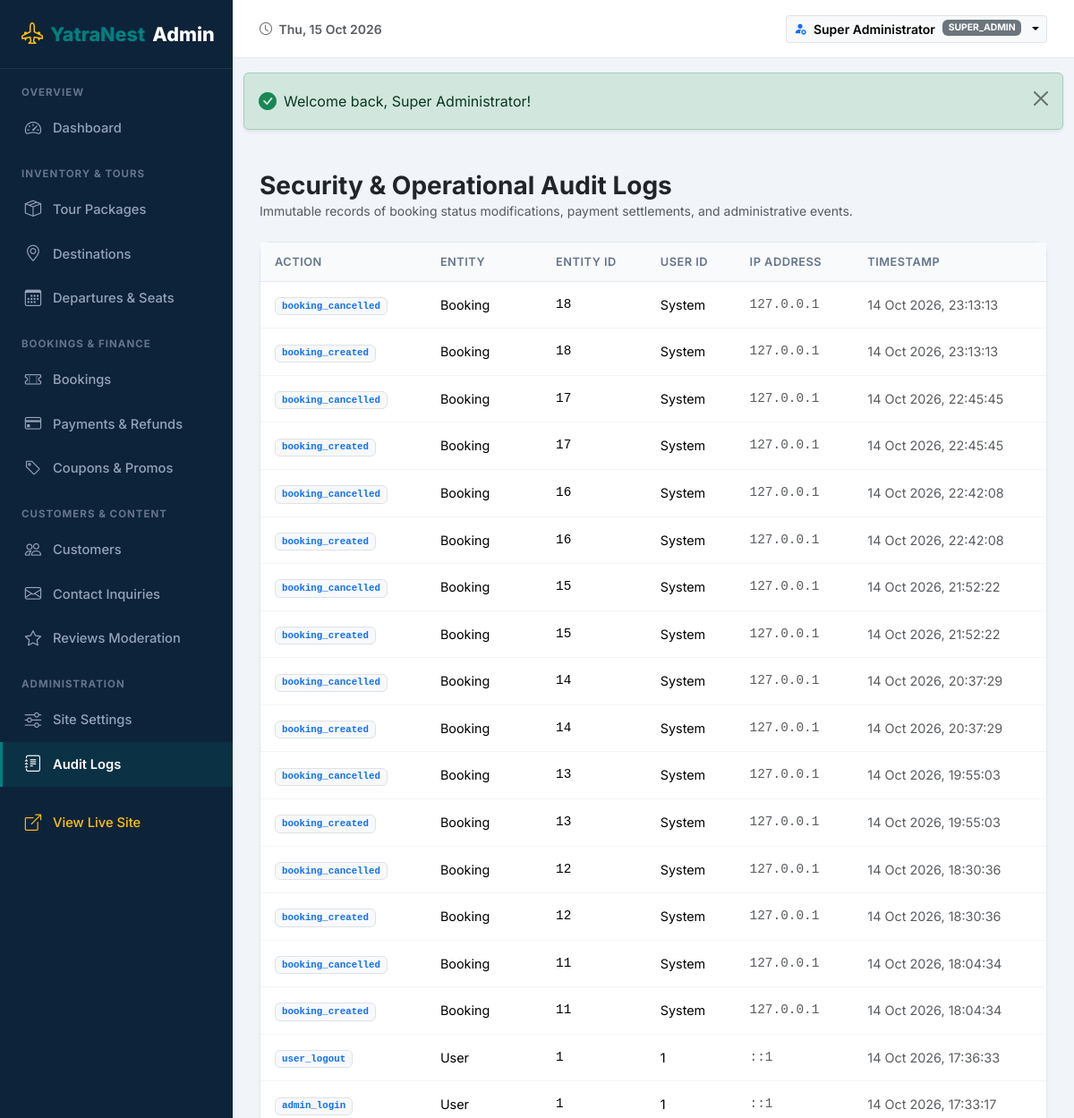
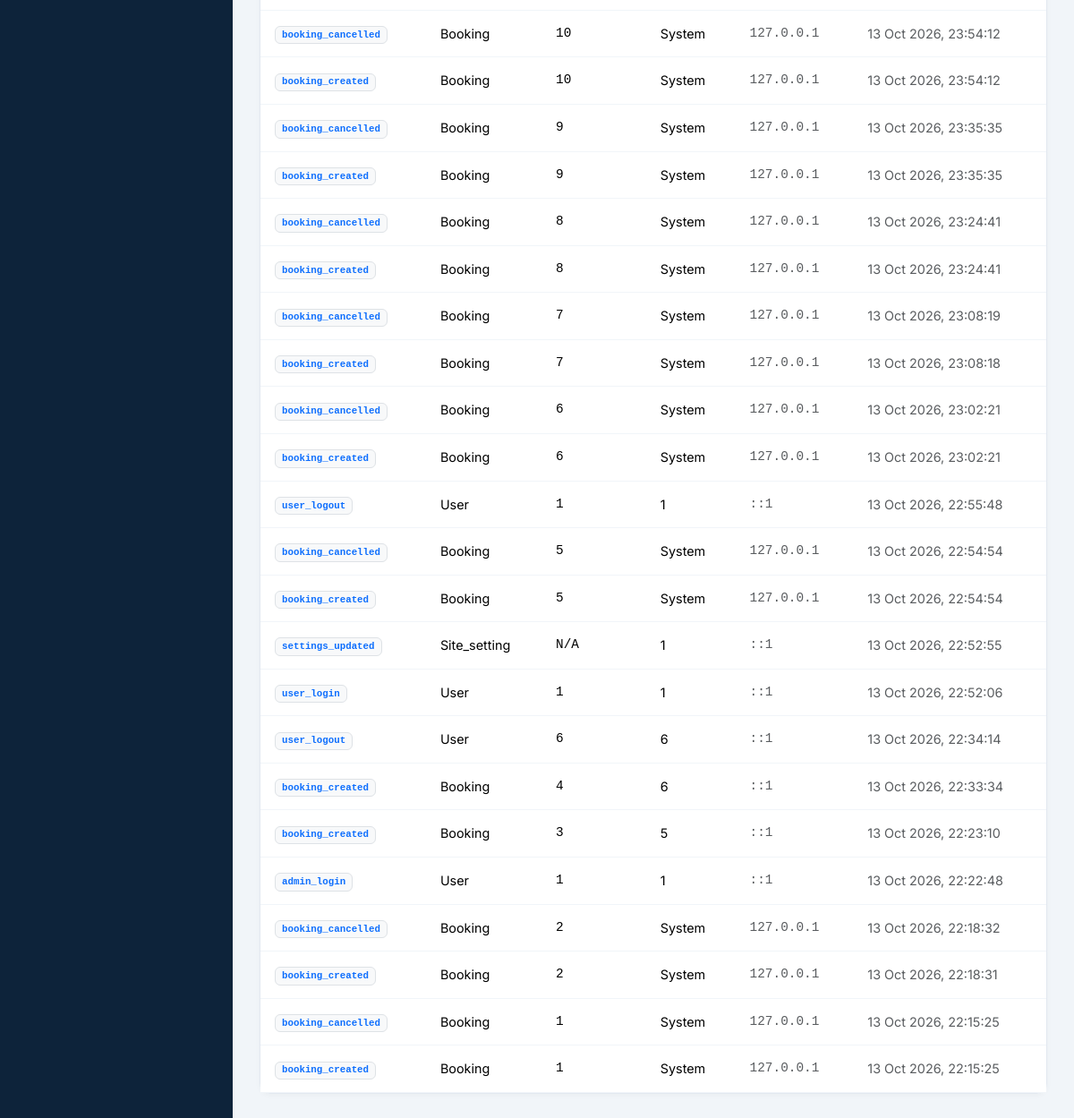
The page /admin/audit (signed in) on the database its author committed (2 pictures, top to bottom).
### tables this page shows
CREATE TABLE `users` (
  `id` int(10) unsigned NOT NULL AUTO_INCREMENT,
  `name` varchar(150) NOT NULL,
  `email` varchar(191) NOT NULL,
  `phone` varchar(25) DEFAULT NULL,
  `password_hash` varchar(255) NOT NULL,
  `status` enum('active','suspended') DEFAULT 'active',
  `avatar` varchar(255) DEFAULT NULL,
  `created_at` timestamp NOT NULL DEFAULT current_timestamp(),
  `updated_at` timestamp NOT NULL DEFAULT current_timestamp() ON UPDATE current_timestamp(),
  PRIMARY KEY (`id`),
  UNIQUE KEY `email` (`email`),
  KEY `idx_users_email` (`email`),
  KEY `idx_users_status` (`status`)
);

CREATE TABLE `audit_logs` (
  `id` int(10) unsigned NOT NULL AUTO_INCREMENT,
  `user_id` int(10) unsigned DEFAULT NULL,
  `action` varchar(100) NOT NULL,
  `entity_type` varchar(100) DEFAULT NULL,
  `entity_id` int(10) unsigned DEFAULT NULL,
  `old_values` longtext DEFAULT NULL CHECK (json_valid(`old_values`)),
  `new_values` longtext DEFAULT NULL CHECK (json_valid(`new_values`)),
  `ip_address` varchar(45) DEFAULT NULL,
  `user_agent` text DEFAULT NULL,
  `created_at` timestamp NOT NULL DEFAULT current_timestamp(),
  PRIMARY KEY (`id`),
  KEY `idx_audit_action` (`action`),
  KEY `idx_audit_user` (`user_id`)
);

### app/Core/View.php (called while the page is built, shortened)
<?php
class View {
    private string $viewsPath;
    public function __construct(string $viewsPath) {
        $this->viewsPath = rtrim($viewsPath, '/\\');
    }
    public function render(string $view, array $data = [], ?string $layout = 'main'): void {
        $viewFile = $this->viewsPath . '/' . str_replace('.', '/', $view) . '.php';
        extract($data, EXTR_SKIP);
        require $viewFile;
        $layoutFile = $this->viewsPath . '/layouts/' . $layout . '.php';
        require $layoutFile;
    }
}

### app/Core/App.php (called while the page is built, shortened)
<?php
class App {
    private static ?self $instance = null;
    private Router $router;
    private Auth $auth;
    private View $view;
    public function __construct(string $basePath) {
        self::$instance = $this;
        $this->basePath = rtrim($basePath, '/\\');
        $this->auth = new Auth();
        $this->router = new Router();
        $this->view = new View($this->basePath . '/app/Views');
    }
    public static function getInstance(): self {
        return self::$instance ?? new self(dirname(__DIR__, 2));
    }
    public function getAuth(): Auth {
        return $this->auth;
    }
    public function renderView(string $view, array $data = [], ?string $layout = 'main'): void {
        $this->view->render($view, $data, $layout);
    }
    public function run(): void {
        $request = Request::createFromGlobals();
        $response = new Response();
        try {
            $this->router->dispatch($request, $response);
        } catch (\Throwable $e) {
            Logger::error("Unhandled exception: " . $e->getMessage(), [
                'file' => $e->getFile(),
                'line' => $e->getLine(),
                'trace' => $e->getTraceAsString(),
            ]);
            if (config('app.debug', false)) {
                $response->setStatusCode(500);
                view('front/errors/500', [
                    'title' => 'Server Error',
                    'message' => $e->getMessage(),
                    'trace' => $e->getTraceAsString(),
                    'file' => $e->getFile(),
                    'line' => $e->getLine()
                ]);
            } else {
                $response->setStatusCode(500);
                view('front/errors/500', [
                    'title' => 'Server Error',
                    'message' => 'An unexpected error occurred. Please try again later.'
                ]);
            }
        }
    }
}

### app/Helpers/Helpers.php (called while the page is built, shortened)
<?php
if (!function_exists('app')) {
    function app(): App {
        return App::getInstance();
    }
}
if (!function_exists('e')) {
    function e(?string $value): string {
        return htmlspecialchars((string)($value ?? ''), ENT_QUOTES | ENT_SUBSTITUTE, 'UTF-8');
    }
}
if (!function_exists('auth')) {
    function auth(): Auth {
        return app()->getAuth();
    }
}
if (!function_exists('format_date')) {
    function format_date(?string $date, string $format = 'd M Y'): string {
        try {
            $dt = new \DateTime($date);
            return $dt->format($format);
        } catch (\Exception $e) {
            return $date;
        }
    }
}
if (!function_exists('view')) {
    function view(string $viewPath, array $data = [], ?string $layout = 'main'): void {
        App::getInstance()->renderView($viewPath, $data, $layout);
    }
}

### app/Core/Controller.php (called while the page is built, shortened)
<?php
abstract class Controller {
    protected function render(string $view, array $data = [], ?string $layout = 'main'): void {
        view($view, $data, $layout);
    }
}

### app/Controllers/Admin/AuditLogController.php (called while the page is built, shortened)
<?php
class AuditLogController extends Controller {
    public function index(Request $request, Response $response): void {
        $auditModel = new AuditLog();
        $logs = $auditModel->all('id DESC');
        $this->render('admin/audit/index', [
            'title' => 'Security Audit Logs',
            'logs' => array_slice($logs, 0, 100)
        ], 'admin');
    }
}

### app/Core/Router.php (called while the page is built, shortened)
<?php
class Router {
    private array $routes = [];
    private function addRoute(string $method, string $path, array|callable $handler, array $middleware = []): void {
        $path = '/' . trim($path, '/');
        $pattern = preg_replace('/\{([a-zA-Z0-9_]+)\}/', '(?P<$1>[^/]+)', $path);
        $regex = '#^' . $pattern . '$#';
        $this->routes[] = [
            'method' => strtoupper($method),
            'path' => $path,
            'regex' => $regex,
            'handler' => $handler,
            'middleware' => $middleware,
        ];
    }
    public function dispatch(Request $request, Response $response): mixed {
        $requestMethod = $request->getMethod();
        $requestPath = $request->getPath();
        foreach ($this->routes as $route) {
            if ($route['method'] !== $requestMethod) {
                continue;
            }
            if (preg_match($route['regex'], $requestPath, $matches)) {
                $params = [];
                foreach ($route['middleware'] as $mw) {
                    $mwInstance = is_string($mw) ? new $mw() : $mw;
                    $result = $mwInstance->handle($request, $response);
                }
                $handler = $route['handler'];
                if (is_array($handler) && count($handler) === 2) {
                    [$class, $action] = $handler;
                    $controller = new $class();
                    return call_user_func_array([$controller, $action], array_merge([$request, $response], array_values($params)));
                }
            }
        }
        return null;
    }
}

### public/index.php (called while the page is built, shortened)
<?php
require_once dirname(__DIR__) . '/app/Helpers/Helpers.php';
$app = new App(dirname(__DIR__));
$app->run();

### app/Core/Database.php (called while the page is built, shortened)
<?php
class Database {
    private static ?PDO $instance = null;
    public static function getConnection(): PDO {
        if (self::$instance === null) {
            $config = config('database');
            $dsn = sprintf(
                "mysql:host=%s;port=%d;dbname=%s;charset=%s",
                $config['host'] ?? '127.0.0.1',
                $config['port'] ?? 3306,
                $config['database'] ?? 'yatranest_db',
                $config['charset'] ?? 'utf8mb4'
            );
            try {
                self::$instance = new PDO(
                    $dsn,
                    $config['username'] ?? 'root',
                    $config['password'] ?? '',
                    $config['options'] ?? [
                        PDO::ATTR_ERRMODE => PDO::ERRMODE_EXCEPTION,
                        PDO::ATTR_DEFAULT_FETCH_MODE => PDO::FETCH_ASSOC,
                        PDO::ATTR_EMULATE_PREPARES => false,
                    ]
                );
                $offsetSecs = (int)date('Z');
                $offsetHours = (int)($offsetSecs / 3600);
                $offsetMins = (int)(abs($offsetSecs) % 3600 / 60);
                $tzString = sprintf('%s%02d:%02d', $offsetHours >= 0 ? '+' : '-', abs($offsetHours), $offsetMins);
                self::$instance->exec("SET time_zone = '$tzString'");
            } catch (PDOException $e) {
                Logger::error("MySQL connection failed: " . $e->getMessage() . " - Activating automatic SQLite fallback.");
                try {
                    $sqlitePath = dirname(__DIR__, 2) . '/storage/database.sqlite';
                    $needSeed = !file_exists($sqlitePath) || filesize($sqlitePath) < 1000;
                    if (!file_exists($sqlitePath)) {
                        @mkdir(dirname($sqlitePath), 0777, true);
                        touch($sqlitePath);
                    }
                    self::$instance = new PDO("sqlite:" . $sqlitePath);
                    self::$instance->setAttribute(PDO::ATTR_ERRMODE, PDO::ERRMODE_EXCEPTION);
                    self::$instance->setAttribute(PDO::ATTR_DEFAULT_FETCH_MODE, PDO::FETCH_ASSOC);
                    SqliteSeeder::registerFunctions(self::$instance);
                    if ($needSeed) {
                        SqliteSeeder::seed(self::$instance);
                    } else {
                        SqliteSeeder::checkAndRepairSchema(self::$instance);
                    }
                    return self::$instance;
                } catch (\Throwable $fallbackEx) {
                    Logger::error("SQLite fallback failed: " . $fallbackEx->getMessage());
                    SetupHandler::handle($e, $config);
                }
            }
        }
        return self::$instance;
    }
}

### app/Core/Model.php (called while the page is built, shortened)
<?php
abstract class Model {
    protected string $table;
    public function getDb(): PDO {
        return Database::getConnection();
    }
    public function all(string $orderBy = 'id DESC'): array {
        $stmt = $this->getDb()->query("SELECT * FROM `{$this->table}` ORDER BY $orderBy");
        return $stmt->fetchAll();
    }
}

### app/Core/Session.php (called while the page is built, shortened)
<?php
class Session {
    public static function get(string $key, mixed $default = null): mixed {
        return $_SESSION[$key] ?? $default;
    }
    public static function has(string $key): bool {
        return isset($_SESSION[$key]);
    }
}

### app/Core/Auth.php (called while the page is built, shortened)
<?php
class Auth {
    private ?array $currentUser = null;
    public function check(): bool {
        return Session::has('user_id');
    }
    public function id(): ?int {
        return Session::get('user_id');
    }
    public function user(): ?array {
        if ($this->currentUser === null) {
            $db = Database::getConnection();
            $stmt = $db->prepare("
                SELECT u.*, GROUP_CONCAT(r.name) as roles_list
                FROM users u
                LEFT JOIN user_roles ur ON u.id = ur.user_id
                LEFT JOIN roles r ON ur.role_id = r.id
                WHERE u.id = :id AND u.status = 'active'
                GROUP BY u.id
            ");
            $stmt->execute([':id' => $this->id()]);
            $user = $stmt->fetch();
            if ($user) {
                $user['roles'] = !empty($user['roles_list']) ? explode(',', $user['roles_list']) : [];
                $this->currentUser = $user;
            } else {
                $this->logout();
            }
        }
        return $this->currentUser;
    }
    public function hasRole(string ...$roles): bool {
        $user = $this->user();
        if (in_array('super_admin', $user['roles'], true)) {
            return true;
        }
        return false;
    }
    public function isAdmin(): bool {
        return $this->hasRole('super_admin', 'booking_manager', 'content_manager');
    }
}

### app/Middleware/AdminMiddleware.php (called while the page is built, shortened)
<?php
class AdminMiddleware {
    public function handle(Request $request, Response $response): bool {
        if (!auth()->isAdmin()) {
            Session::setFlash('error', 'Access denied. You do not have administrative privileges.');
            $response->redirect('/');
            return false;
        }
        return true;
    }
}

### app/Views/admin/audit/index.php (the view)
<div class="d-flex justify-content-between align-items-center mb-4">
    <div>
        <h3 class="fw-bold text-dark m-0">Security & Operational Audit Logs</h3>
        <p class="text-muted small m-0">Immutable records of booking status modifications, payment settlements, and administrative events.</p>
    </div>
</div>
<div class="admin-card">
    <div class="table-responsive">
        <table class="table admin-table mb-0 align-middle">
            <thead>
                <tr>
                    <th>Action</th>
                    <th>Entity</th>
                    <th>Entity ID</th>
                    <th>User ID</th>
                    <th>IP Address</th>
                    <th>Timestamp</th>
                </tr>
            </thead>
            <tbody>
                <?php if (empty($logs)): ?>
                <tr><td colspan="6" class="text-center py-4 text-muted">No audit events recorded.</td></tr>
                <?php else: ?>
                <?php foreach ($logs as $log): ?>
                <tr>
                    <td>
                        <span class="badge bg-light text-primary border font-monospace"><?= e($log['action']) ?></span>
                    </td>
                    <td class="small text-capitalize"><?= e($log['entity_type'] ?? 'General') ?></td>
                    <td class="small font-monospace"><?= e((string)($log['entity_id'] ?? 'N/A')) ?></td>
                    <td class="small"><?= e((string)($log['user_id'] ?? 'System')) ?></td>
                    <td class="small font-monospace text-muted"><?= e($log['ip_address'] ?? '127.0.0.1') ?></td>
                    <td class="small text-muted"><?= format_date($log['created_at'], 'd M Y, H:i:s') ?></td>
                </tr>
                <?php endforeach; ?>
                <?php endif; ?>
            </tbody>
        </table>
    </div>
</div>

### app/Views/partials/admin_navbar.php (shortened to what this page needs)
<?php
$user = auth()->user();
?>
<header class="admin-header">
    <div class="d-flex align-items-center gap-3">
        <span class="fw-semibold text-muted small d-none d-sm-inline">
            <i class="bi bi-clock me-1"></i> <?= date('D, d M Y') ?>
        </span>
    </div>
    <div class="d-flex align-items-center gap-3">
        <div class="dropdown">
            <button class="btn btn-sm btn-light border dropdown-toggle d-flex align-items-center gap-2" type="button" data-bs-toggle="dropdown">
                <i class="bi bi-person-fill-gear text-primary"></i>
                <span class="fw-semibold"><?= e($user['name'] ?? 'Admin') ?></span>
                <span class="badge bg-secondary text-uppercase" style="font-size: 0.65rem;">
                    <?= e($user['roles'][0] ?? 'Admin') ?>
                </span>
            </button>
        </div>
    </div>
</header>

### public/assets/css/admin.css (style rules this page uses)
:root { --admin-sidebar-bg: #0d233a; --admin-sidebar-hover: #17375a; --admin-sidebar-active: #008080; --admin-header-height: 65px; --admin-sidebar-width: 260px; }
body.admin-body { background-color: #f1f5f9; font-family: 'Inter', -apple-system, BlinkMacSystemFont, 'Segoe UI', Roboto, sans-serif; color: #1e293b; }
.admin-header { height: var(--admin-header-height); background-color: #ffffff; border-bottom: 1px solid #e2e8f0; display: flex; align-items: center; justify-content: space-between; padding: 0 30px; position: sticky; top: 0; z-index: 99; }
.admin-card { background: #ffffff; border: 1px solid #e2e8f0; border-radius: 12px; box-shadow: 0 2px 6px rgba(0,0,0,0.03); margin-bottom: 24px; }
.admin-table th { background-color: #f8fafc; font-size: 0.8rem; text-transform: uppercase; letter-spacing: 0.5px; color: #64748b; font-weight: 600; padding: 12px 16px; border-bottom: 1px solid #e2e8f0; }
.admin-table td { padding: 14px 16px; vertical-align: middle; border-bottom: 1px solid #f1f5f9; font-size: 0.9rem; }

### rows shown on the page
users: name "Super Administrator"
audit_logs: action "booking_cancelled", entity_type "Booking", entity "18", user "System", ip_address "127.0.0.1", created_at "14 Oct 2026, 23:13:13"
audit_logs: action "booking_created", entity_type "Booking", entity "18", user "System", ip_address "127.0.0.1", created_at "14 Oct 2026, 23:13:13"
audit_logs: action "booking_cancelled", entity_type "Booking", entity "17", user "System", ip_address "127.0.0.1", created_at "14 Oct 2026, 22:45:45"
audit_logs: action "booking_created", entity_type "Booking", entity "17", user "System", ip_address "127.0.0.1", created_at "14 Oct 2026, 22:45:45"
audit_logs: action "booking_cancelled", entity_type "Booking", entity "16", user "System", ip_address "127.0.0.1", created_at "14 Oct 2026, 22:42:08"
audit_logs: action "booking_created", entity_type "Booking", entity "16", user "System", ip_address "127.0.0.1", created_at "14 Oct 2026, 22:42:08"
audit_logs: action "booking_cancelled", entity_type "Booking", entity "15", user "System", ip_address "127.0.0.1", created_at "14 Oct 2026, 21:52:22"
audit_logs: action "booking_created", entity_type "Booking", entity "15", user "System", ip_address "127.0.0.1", created_at "14 Oct 2026, 21:52:22"
audit_logs: action "booking_cancelled", entity_type "Booking", entity "14", user "System", ip_address "127.0.0.1", created_at "14 Oct 2026, 20:37:29"
audit_logs: action "booking_created", entity_type "Booking", entity "14", user "System", ip_address "127.0.0.1", created_at "14 Oct 2026, 20:37:29"
audit_logs: action "booking_cancelled", entity_type "Booking", entity "13", user "System", ip_address "127.0.0.1", created_at "14 Oct 2026, 19:55:03"
audit_logs: action "booking_created", entity_type "Booking", entity "13", user "System", ip_address "127.0.0.1", created_at "14 Oct 2026, 19:55:03"
audit_logs: action "booking_cancelled", entity_type "Booking", entity "12", user "System", ip_address "127.0.0.1", created_at "14 Oct 2026, 18:30:36"
audit_logs: action "booking_created", entity_type "Booking", entity "12", user "System", ip_address "127.0.0.1", created_at "14 Oct 2026, 18:30:36"
audit_logs: action "booking_cancelled", entity_type "Booking", entity "11", user "System", ip_address "127.0.0.1", created_at "14 Oct 2026, 18:04:34"
audit_logs: action "booking_created", entity_type "Booking", entity "11", user "System", ip_address "127.0.0.1", created_at "14 Oct 2026, 18:04:34"
audit_logs: action "user_logout", entity_type "User", entity "1", user "1", ip_address "::1", created_at "14 Oct 2026, 17:36:33"
audit_logs: action "admin_login", entity_type "User", entity "1", user "1", ip_address "::1", created_at "14 Oct 2026, 17:33:17"
audit_logs: action "booking_cancelled", entity_type "Booking", entity "10", user "System", ip_address "127.0.0.1", created_at "13 Oct 2026, 23:54:12"
audit_logs: action "booking_created", entity_type "Booking", entity "10", user "System", ip_address "127.0.0.1", created_at "13 Oct 2026, 23:54:12"
audit_logs: action "booking_cancelled", entity_type "Booking", entity "9", user "System", ip_address "127.0.0.1", created_at "13 Oct 2026, 23:35:35"
audit_logs: action "booking_created", entity_type "Booking", entity "9", user "System", ip_address "127.0.0.1", created_at "13 Oct 2026, 23:35:35"
audit_logs: action "booking_cancelled", entity_type "Booking", entity "8", user "System", ip_address "127.0.0.1", created_at "13 Oct 2026, 23:24:41"
audit_logs: action "booking_created", entity_type "Booking", entity "8", user "System", ip_address "127.0.0.1", created_at "13 Oct 2026, 23:24:41"
audit_logs: action "booking_cancelled", entity_type "Booking", entity "7", user "System", ip_address "127.0.0.1", created_at "13 Oct 2026, 23:08:19"
audit_logs: action "booking_created", entity_type "Booking", entity "7", user "System", ip_address "127.0.0.1", created_at "13 Oct 2026, 23:08:18"
audit_logs: action "booking_cancelled", entity_type "Booking", entity "6", user "System", ip_address "127.0.0.1", created_at "13 Oct 2026, 23:02:21"
audit_logs: action "booking_created", entity_type "Booking", entity "6", user "System", ip_address "127.0.0.1", created_at "13 Oct 2026, 23:02:21"
audit_logs: action "user_logout", entity_type "User", entity "1", user "1", ip_address "::1", created_at "13 Oct 2026, 22:55:48"
audit_logs: action "booking_cancelled", entity_type "Booking", entity "5", user "System", ip_address "127.0.0.1", created_at "13 Oct 2026, 22:54:54"
audit_logs: action "booking_created", entity_type "Booking", entity "5", user "System", ip_address "127.0.0.1", created_at "13 Oct 2026, 22:54:54"
audit_logs: action "settings_updated", entity_type "Site_setting", entity "N/A", user "1", ip_address "::1", created_at "13 Oct 2026, 22:52:55"
audit_logs: action "user_login", entity_type "User", entity "1", user "1", ip_address "::1", created_at "13 Oct 2026, 22:52:06"
audit_logs: action "user_logout", entity_type "User", entity "6", user "6", ip_address "::1", created_at "13 Oct 2026, 22:34:14"
audit_logs: action "booking_created", entity_type "Booking", entity "4", user "6", ip_address "::1", created_at "13 Oct 2026, 22:33:34"
audit_logs: action "booking_created", entity_type "Booking", entity "3", user "5", ip_address "::1", created_at "13 Oct 2026, 22:23:10"
audit_logs: action "admin_login", entity_type "User", entity "1", user "1", ip_address "::1", created_at "13 Oct 2026, 22:22:48"
audit_logs: action "booking_cancelled", entity_type "Booking", entity "2", user "System", ip_address "127.0.0.1", created_at "13 Oct 2026, 22:18:32"
audit_logs: action "booking_created", entity_type "Booking", entity "2", user "System", ip_address "127.0.0.1", created_at "13 Oct 2026, 22:18:31"
audit_logs: action "booking_cancelled", entity_type "Booking", entity "1", user "System", ip_address "127.0.0.1", created_at "13 Oct 2026, 22:15:25"
audit_logs: action "booking_created", entity_type "Booking", entity "1", user "System", ip_address "127.0.0.1", created_at "13 Oct 2026, 22:15:25"

### other values the page prints
$user['roles'][0] "SUPER_ADMIN"
$successMsg "Welcome back, Super Administrator!"
